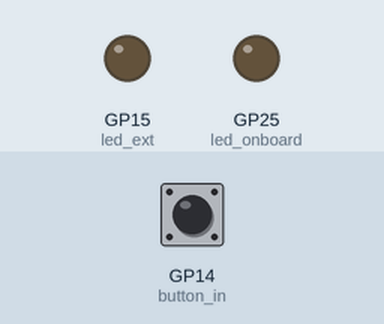
Simulated run of this program. Board: Raspberry Pi Pico running MicroPython. Parts: output pins drawn as LEDs (lit = HIGH). The inputs (shaded band) are chosen by the test bench; at power-on: GP14 (button_in) LOW.

Above: at 1.2 s.
1.3 s: GP14 (button_in) pulled HIGH for 0.15 s
At 2.2 s:
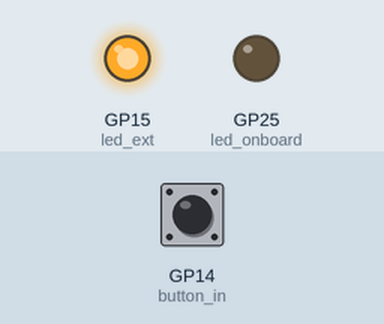
4.4 s: GP14 (button_in) pulled HIGH for 1 s
At 8.0 s:
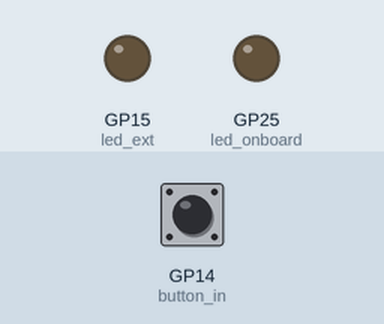
8.4 s: GP14 (button_in) pulled HIGH for 3.2 s
At 8.8 s:
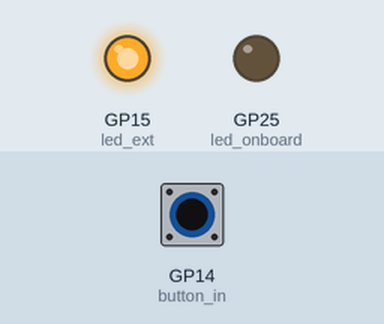
Timing chart, 0 to 15.9 s (numbered marks = the images above; inputs shaded):
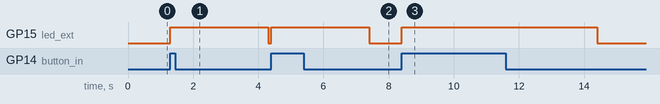

The program:

ButtonControlledLED.py
```python
import machine
import utime

led_onboard = machine.Pin(25, machine.Pin.OUT)
led_ext = machine.Pin(15, machine.Pin.OUT)
button_in = machine.Pin(14, machine.Pin.IN, machine.Pin.PULL_DOWN)

led_ext.value(0)
led_onboard.value(0)

while True:
    if button_in.value() == 1:
        #led_ext.toggle()
        #led_onboard.toggle()
        #utime.sleep_ms(250)
        led_ext.value(1)
        utime.sleep(3)
        led_ext.value(0)
```

Measured:
- after the input at 1.3 s, GP15 (led_ext): LOW → HIGH at once, → LOW 3.0 s later
- after the input at 4.4 s, GP15 (led_ext): LOW → HIGH at once, → LOW 3.0 s later
- after the input at 8.4 s, GP15 (led_ext): LOW → HIGH at once, → LOW 6.0 s later
